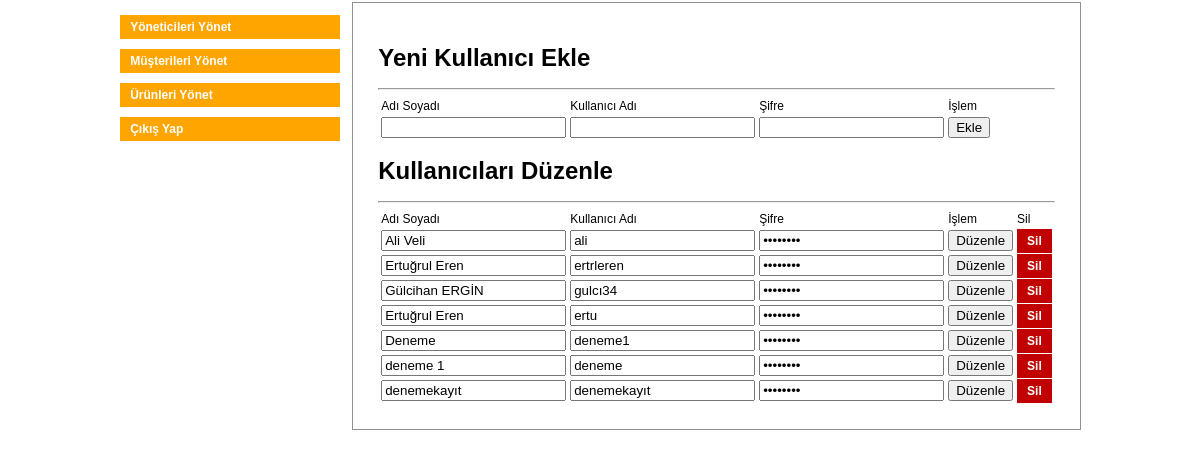
The page /yonetim/index.php?sayfa=kullanici-hesaplari (signed in) on the database its author committed.
### tables this page shows
CREATE TABLE IF NOT EXISTS `kullanicilar` (
  `id` int(11) NOT NULL AUTO_INCREMENT,
  `adi` varchar(255) DEFAULT NULL,
  `kadi` varchar(255) DEFAULT NULL,
  `sifre` varchar(255) DEFAULT NULL,
  PRIMARY KEY (`id`),
  UNIQUE KEY `id` (`id`)
);

### yonetim/kullanici-hesaplari.php (the view, shortened to what this page needs)
<h1>Yeni Kullanıcı Ekle</h1>
<hr />
<table>
	<tr>
		<td>Adı Soyadı</td>
        <td>Kullanıcı Adı</td>
        <td>Şifre</td>
        <td>İşlem</td>
	</tr>
    <tr>
    	<form action="islem.php?sayfa=kullanici-ekle" method="post">
    	<td><input type="text" name="adi"></td>
        <td><input type="text" name="kadi" ></td>
        <td><input type="password" name="sifre"></td>
        <td><button>Ekle</button></td>
        </form>
    </tr>
</table>
<h1>Kullanıcıları Düzenle</h1>
<hr />
<table>
	<tr>
		<td>Adı Soyadı</td>
        <td>Kullanıcı Adı</td>
        <td>Şifre</td>
        <td>İşlem</td>
        <td>Sil</td>
	</tr>
    <?php
    $sorgu = $db->query('SELECT * FROM kullanicilar');
	while($r = $sorgu->fetch_assoc()){
	echo '
	<tr>
    	<form action="islem.php?sayfa=kullanici-duzenle&id='.$r['id'].'" method="post">
    	<td><input type="text" name="adi" value="'.$r['adi'].'" ></td>
        <td><input type="text" name="kadi"  value="'.$r['kadi'].'"></td>
        <td><input type="password" name="sifre" value="password" autocomplete="off"></td>
        <td><button>Düzenle</button></td>
        <td><a href="islem.php?sayfa=kullanici-sil&id='.$r['id'].'" class="sil">Sil</a></td>
        </form>
    </tr>
	';
	}
	?>
</table>

### yonetim/css/style.css (style rules this page uses)
html, body { padding:0px; margin:0px; width:100%; height:100%; font-family:Arial; font-size:12px; }
a.sil { background: #c10000; color: white; padding: 5px 10px; text-decoration: none; font-weight: bold; }

### rows shown on the page
kullanicilar: adi "Ali Veli", kadi "ali"
kullanicilar: adi "Ertuğrul Eren", kadi "ertrleren"
kullanicilar: adi "Gülcihan ERGİN", kadi "gulcı34"
kullanicilar: adi "Ertuğrul Eren", kadi "ertu"
kullanicilar: adi "Deneme", kadi "deneme1"
kullanicilar: adi "deneme 1", kadi "deneme"
kullanicilar: adi "denemekayıt", kadi "denemekayıt"
